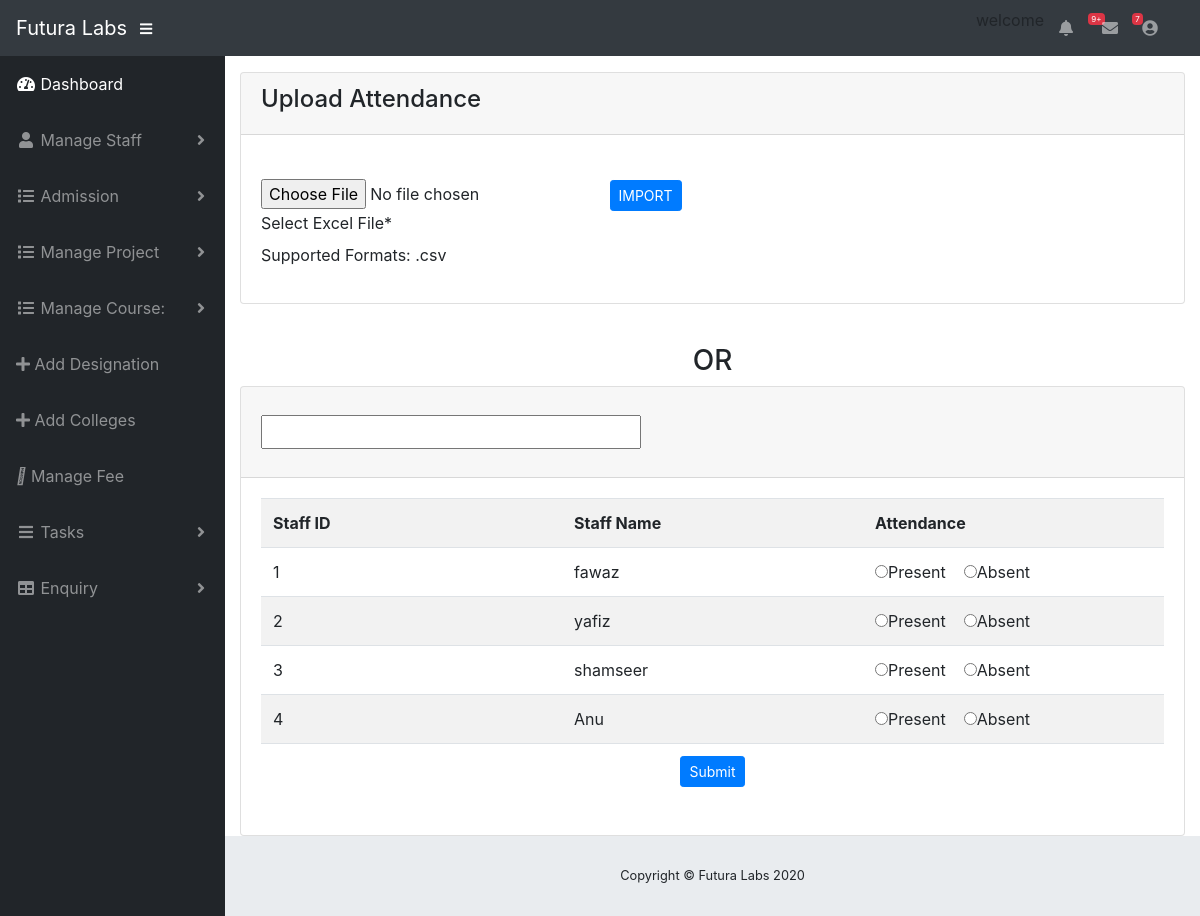
The page /upload-attendance.php (signed in) on the database its author committed.
### tables this page shows
CREATE TABLE `staff` (
  `staff_id` int(11) NOT NULL,
  `design_id` int(11) NOT NULL,
  `staff_name` varchar(30) NOT NULL,
  `gender` varchar(20) NOT NULL,
  `Age` int(20) NOT NULL,
  `address` varchar(50) NOT NULL,
  `phone` varchar(50) NOT NULL,
  `email` varchar(30) NOT NULL,
  `join_date` date NOT NULL
);

### upload-attendance.php (the view, shortened to what this page needs)
<?php include 'admin_header.php';
?>
<div class="card mb-3">
          <div class="card-header">
           <h4> Upload Attendance </h4></div>
          <div class="card-body">
         <br>
          <div>
            <form  method="post" enctype="multipart/form-data">
            <input type="file" name="file" />
            <input type="submit" class="btn btn-primary btn-sm" name="importSubmit" value="IMPORT">
        </form>
        <div> <label>Select Excel File*</label><br>
        <p style='float:left'>Supported Formats: .csv</p>
        </div> </div> </div> </div>
 <br><center><h3>OR</h3></center>
   <form  method="post">
		<div class="card">
			<div class="card-header">
            <h4 class="m-0 py-3"><input type="date[]" name="date"required>
			</div>
			<div class="card-body">
					<table class="table table-striped">
						<tr>
							<th width="25%">Staff ID</th>
							<th width="25%">Staff Name</th>
							<th width="25%">Attendance</th>
						</tr>
                        <?php
        $result=mysqli_query($con,"select * from staff ");
            while($rows=mysqli_fetch_array($result))
            {
                ?>
<tr>
	<td><?php echo $rows['staff_id']; ?></td>
	<td><?php echo $rows['staff_name']; ?></td>
	<td><input type="radio" name="attend[<?php echo $rows['staff_id']; ?>]" value="Present" >Present&nbsp;&nbsp;&nbsp;
    <input type="radio" name="attend[<?php echo $rows['staff_id']; ?>]" value="Absent">Absent</td>
</tr>
<?php }
            ?>
						<tr>
							<td colspan="4" class="text-center">
								<input type="submit" name="attend" class="btn btn-primary btn-sm" value="Submit">
							</td>
						</tr>
					</table>
				</form>
			</div>
		</div>
	</div>
    <?php include 'footer.php'; ?>

### rows shown on the page
staff: staff_id "1", staff_name "fawaz"
staff: staff_id "2", staff_name "yafiz"
staff: staff_id "3", staff_name "shamseer"
staff: staff_id "4", staff_name "Anu"
